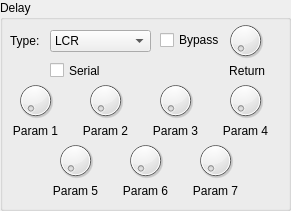
  <widget class="QGroupBox" name="groupBox_6">
   <property name="geometry">
    <rect>
     <x>370</x>
     <y>10</y>
     <width>291</width>
     <height>211</height>
    </rect>
   </property>
   <property name="title">
    <string>Delay</string>
   </property>
   <widget class="DialKnob" name="dlyParam4">
    <property name="geometry">
     <rect>
      <x>220</x>
      <y>80</y>
      <width>51</width>
      <height>41</height>
     </rect>
    </property>
    <property name="sizePolicy">
     <sizepolicy hsizetype="Fixed" vsizetype="Fixed">
      <horstretch>0</horstretch>
      <verstretch>0</verstretch>
     </sizepolicy>
    </property>
    <property name="minimumSize">
     <size>
      <width>0</width>
      <height>0</height>
     </size>
    </property>
    <property name="maximumSize">
     <size>
      <width>16777215</width>
      <height>16777215</height>
     </size>
    </property>
    <property name="maximum">
     <number>32</number>
    </property>
    <property name="notchTarget">
     <double>8.000000000000000</double>
    </property>
    <property name="notchesVisible">
     <bool>false</bool>
    </property>
   </widget>
   <widget class="QLabel" name="dlyLabel6">
    <property name="geometry">
     <rect>
      <x>110</x>
      <y>180</y>
      <width>71</width>
      <height>21</height>
     </rect>
    </property>
    <property name="text">
     <string>Param 6</string>
    </property>
    <property name="alignment">
     <set>Qt::AlignCenter</set>
    </property>
   </widget>
   <widget class="DialKnob" name="dlyParam1">
    <property name="geometry">
     <rect>
      <x>10</x>
      <y>80</y>
      <width>51</width>
      <height>41</height>
     </rect>
    </property>
    <property name="sizePolicy">
     <sizepolicy hsizetype="Fixed" vsizetype="Fixed">
      <horstretch>0</horstretch>
      <verstretch>0</verstretch>
     </sizepolicy>
    </property>
    <property name="minimumSize">
     <size>
      <width>0</width>
      <height>0</height>
     </size>
    </property>
    <property name="maximumSize">
     <size>
      <width>16777215</width>
      <height>16777215</height>
     </size>
    </property>
    <property name="maximum">
     <number>32</number>
    </property>
    <property name="notchTarget">
     <double>8.000000000000000</double>
    </property>
    <property name="notchesVisible">
     <bool>false</bool>
    </property>
   </widget>
   <widget class="QLabel" name="dlyLabel7">
    <property name="geometry">
     <rect>
      <x>170</x>
      <y>180</y>
      <width>91</width>
      <height>21</height>
     </rect>
    </property>
    <property name="text">
     <string>Param 7</string>
    </property>
    <property name="alignment">
     <set>Qt::AlignCenter</set>
    </property>
   </widget>
   <widget class="QLabel" name="dlyLabel5">
    <property name="geometry">
     <rect>
      <x>30</x>
      <y>180</y>
      <width>91</width>
      <height>21</height>
     </rect>
    </property>
    <property name="text">
     <string>Param 5</string>
    </property>
    <property name="alignment">
     <set>Qt::AlignCenter</set>
    </property>
   </widget>
   <widget class="DialKnob" name="dlyReturn">
    <property name="geometry">
     <rect>
      <x>210</x>
      <y>20</y>
      <width>71</width>
      <height>41</height>
     </rect>
    </property>
    <property name="sizePolicy">
     <sizepolicy hsizetype="Fixed" vsizetype="Fixed">
      <horstretch>0</horstretch>
      <verstretch>0</verstretch>
     </sizepolicy>
    </property>
    <property name="minimumSize">
     <size>
      <width>0</width>
      <height>0</height>
     </size>
    </property>
    <property name="maximumSize">
     <size>
      <width>16777215</width>
      <height>16777215</height>
     </size>
    </property>
    <property name="maximum">
     <number>127</number>
    </property>
    <property name="notchTarget">
     <double>8.000000000000000</double>
    </property>
    <property name="notchesVisible">
     <bool>false</bool>
    </property>
   </widget>
   <widget class="QLabel" name="dlyLabel1">
    <property name="geometry">
     <rect>
      <x>-10</x>
      <y>120</y>
      <width>91</width>
      <height>21</height>
     </rect>
    </property>
    <property name="text">
     <string>Param 1</string>
    </property>
    <property name="alignment">
     <set>Qt::AlignCenter</set>
    </property>
   </widget>
   <widget class="QLabel" name="dlyLabel3">
    <property name="geometry">
     <rect>
      <x>140</x>
      <y>120</y>
      <width>71</width>
      <height>21</height>
     </rect>
    </property>
    <property name="text">
     <string>Param 3</string>
    </property>
    <property name="alignment">
     <set>Qt::AlignCenter</set>
    </property>
   </widget>
   <widget class="DialKnob" name="dlyParam6">
    <property name="geometry">
     <rect>
      <x>120</x>
      <y>140</y>
      <width>51</width>
      <height>41</height>
     </rect>
    </property>
    <property name="sizePolicy">
     <sizepolicy hsizetype="Fixed" vsizetype="Fixed">
      <horstretch>0</horstretch>
      <verstretch>0</verstretch>
     </sizepolicy>
    </property>
    <property name="minimumSize">
     <size>
      <width>0</width>
      <height>0</height>
     </size>
    </property>
    <property name="maximumSize">
     <size>
      <width>16777215</width>
      <height>16777215</height>
     </size>
    </property>
    <property name="maximum">
     <number>32</number>
    </property>
    <property name="notchTarget">
     <double>8.000000000000000</double>
    </property>
    <property name="notchesVisible">
     <bool>false</bool>
    </property>
   </widget>
   <widget class="DialKnob" name="dlyParam2">
    <property name="geometry">
     <rect>
      <x>80</x>
      <y>80</y>
      <width>51</width>
      <height>41</height>
     </rect>
    </property>
    <property name="sizePolicy">
     <sizepolicy hsizetype="Fixed" vsizetype="Fixed">
      <horstretch>0</horstretch>
      <verstretch>0</verstretch>
     </sizepolicy>
    </property>
    <property name="minimumSize">
     <size>
      <width>0</width>
      <height>0</height>
     </size>
    </property>
    <property name="maximumSize">
     <size>
      <width>16777215</width>
      <height>16777215</height>
     </size>
    </property>
    <property name="maximum">
     <number>32</number>
    </property>
    <property name="notchTarget">
     <double>8.000000000000000</double>
    </property>
    <property name="notchesVisible">
     <bool>false</bool>
    </property>
   </widget>
   <widget class="DialKnob" name="dlyParam5">
    <property name="geometry">
     <rect>
      <x>50</x>
      <y>140</y>
      <width>51</width>
      <height>41</height>
     </rect>
    </property>
    <property name="sizePolicy">
     <sizepolicy hsizetype="Fixed" vsizetype="Fixed">
      <horstretch>0</horstretch>
      <verstretch>0</verstretch>
     </sizepolicy>
    </property>
    <property name="minimumSize">
     <size>
      <width>0</width>
      <height>0</height>
     </size>
    </property>
    <property name="maximumSize">
     <size>
      <width>16777215</width>
      <height>16777215</height>
     </size>
    </property>
    <property name="maximum">
     <number>32</number>
    </property>
    <property name="notchTarget">
     <double>8.000000000000000</double>
    </property>
    <property name="notchesVisible">
     <bool>false</bool>
    </property>
   </widget>
   <widget class="DialKnob" name="dlyParam3">
    <property name="geometry">
     <rect>
      <x>150</x>
      <y>80</y>
      <width>51</width>
      <height>41</height>
     </rect>
    </property>
    <property name="sizePolicy">
     <sizepolicy hsizetype="Fixed" vsizetype="Fixed">
      <horstretch>0</horstretch>
      <verstretch>0</verstretch>
     </sizepolicy>
    </property>
    <property name="minimumSize">
     <size>
      <width>0</width>
      <height>0</height>
     </size>
    </property>
    <property name="maximumSize">
     <size>
      <width>16777215</width>
      <height>16777215</height>
     </size>
    </property>
    <property name="maximum">
     <number>32</number>
    </property>
    <property name="notchTarget">
     <double>8.000000000000000</double>
    </property>
    <property name="notchesVisible">
     <bool>false</bool>
    </property>
   </widget>
   <widget class="DialKnob" name="dlyParam7">
    <property name="geometry">
     <rect>
      <x>190</x>
      <y>140</y>
      <width>51</width>
      <height>41</height>
     </rect>
    </property>
    <property name="sizePolicy">
     <sizepolicy hsizetype="Fixed" vsizetype="Fixed">
      <horstretch>0</horstretch>
      <verstretch>0</verstretch>
     </sizepolicy>
    </property>
    <property name="minimumSize">
     <size>
      <width>0</width>
      <height>0</height>
     </size>
    </property>
    <property name="maximumSize">
     <size>
      <width>16777215</width>
      <height>16777215</height>
     </size>
    </property>
    <property name="maximum">
     <number>32</number>
    </property>
    <property name="notchTarget">
     <double>8.000000000000000</double>
    </property>
    <property name="notchesVisible">
     <bool>false</bool>
    </property>
   </widget>
   <widget class="QLabel" name="dlyLabel4">
    <property name="geometry">
     <rect>
      <x>210</x>
      <y>120</y>
      <width>71</width>
      <height>21</height>
     </rect>
    </property>
    <property name="text">
     <string>Param 4</string>
    </property>
    <property name="alignment">
     <set>Qt::AlignCenter</set>
    </property>
   </widget>
   <widget class="QLabel" name="label_47">
    <property name="geometry">
     <rect>
      <x>10</x>
      <y>30</y>
      <width>49</width>
      <height>21</height>
     </rect>
    </property>
    <property name="text">
     <string>Type:</string>
    </property>
   </widget>
   <widget class="QLabel" name="label_48">
    <property name="geometry">
     <rect>
      <x>210</x>
      <y>60</y>
      <width>71</width>
      <height>21</height>
     </rect>
    </property>
    <property name="text">
     <string> Return</string>
    </property>
    <property name="alignment">
     <set>Qt::AlignCenter</set>
    </property>
   </widget>
   <widget class="QLabel" name="dlyLabel2">
    <property name="geometry">
     <rect>
      <x>70</x>
      <y>120</y>
      <width>71</width>
      <height>21</height>
     </rect>
    </property>
    <property name="text">
     <string>Param 2</string>
    </property>
    <property name="alignment">
     <set>Qt::AlignCenter</set>
    </property>
   </widget>
   <widget class="ComboPicker" name="delayType">
    <property name="geometry">
     <rect>
      <x>50</x>
      <y>30</y>
      <width>101</width>
      <height>22</height>
     </rect>
    </property>
    <item>
     <property name="text">
      <string>LCR</string>
     </property>
    </item>
    <item>
     <property name="text">
      <string>Left-Right</string>
     </property>
    </item>
    <item>
     <property name="text">
      <string>Echo</string>
     </property>
    </item>
    <item>
     <property name="text">
      <string>Cross Delay</string>
     </property>
    </item>
    <item>
     <property name="text">
      <string>Tempo Delay</string>
     </property>
    </item>
   </widget>
   <widget class="CheckBox" name="DlyRevConnection">
    <property name="geometry">
     <rect>
      <x>50</x>
      <y>60</y>
      <width>61</width>
      <height>21</height>
     </rect>
    </property>
    <property name="text">
     <string>Serial</string>
    </property>
   </widget>
   <widget class="CheckBox" name="dlyBypass">
    <property name="geometry">
     <rect>
      <x>160</x>
      <y>30</y>
      <width>76</width>
      <height>20</height>
     </rect>
    </property>
    <property name="text">
     <string>Bypass</string>
    </property>
   </widget>
   <zorder>dlyParam4</zorder>
   <zorder>dlyLabel6</zorder>
   <zorder>dlyParam1</zorder>
   <zorder>dlyLabel7</zorder>
   <zorder>dlyLabel5</zorder>
   <zorder>dlyLabel1</zorder>
   <zorder>dlyLabel3</zorder>
   <zorder>dlyParam6</zorder>
   <zorder>dlyParam2</zorder>
   <zorder>dlyParam5</zorder>
   <zorder>dlyParam3</zorder>
   <zorder>dlyParam7</zorder>
   <zorder>dlyLabel4</zorder>
   <zorder>label_47</zorder>
   <zorder>label_48</zorder>
   <zorder>dlyLabel2</zorder>
   <zorder>delayType</zorder>
   <zorder>DlyRevConnection</zorder>
   <zorder>dlyReturn</zorder>
   <zorder>dlyBypass</zorder>
  </widget>
